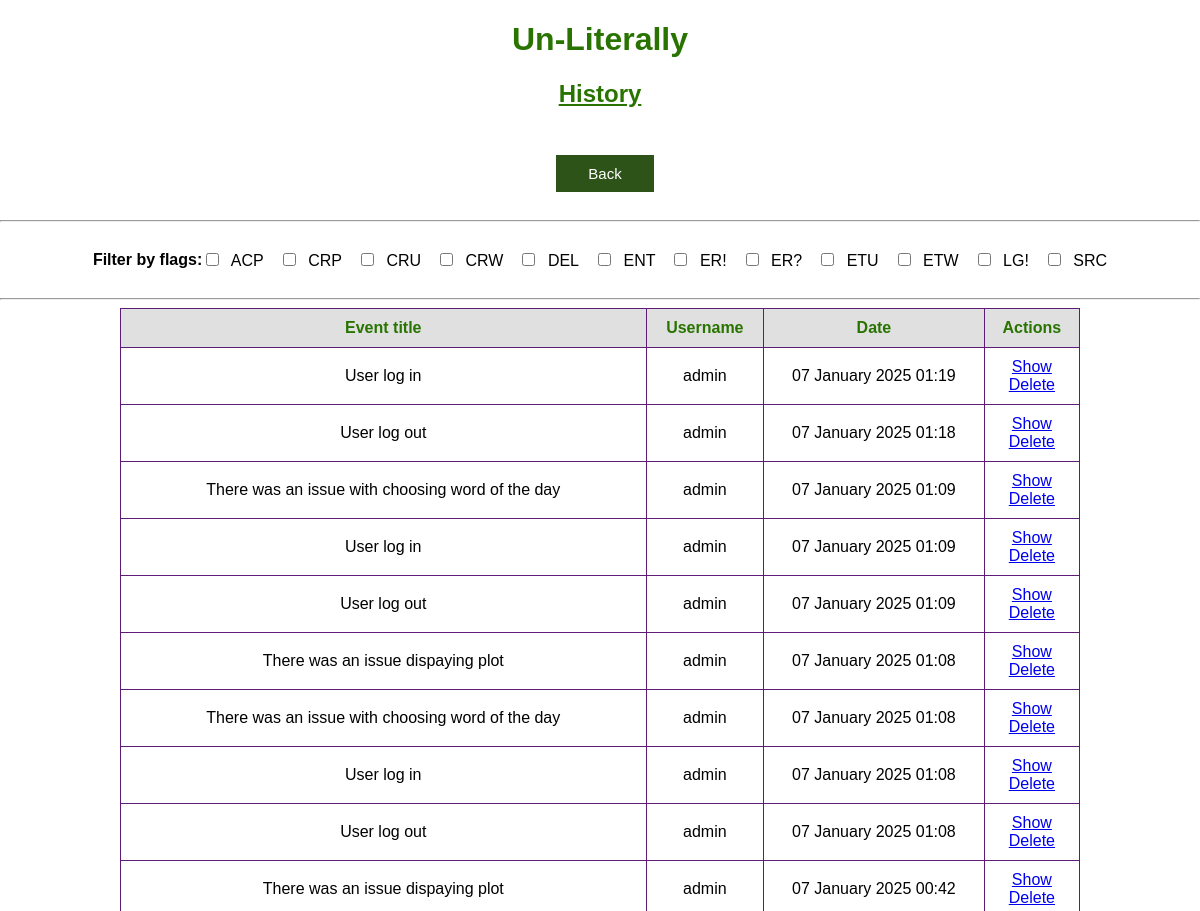
/history (signed in, upper part), run on an earlier commit of the app's database.
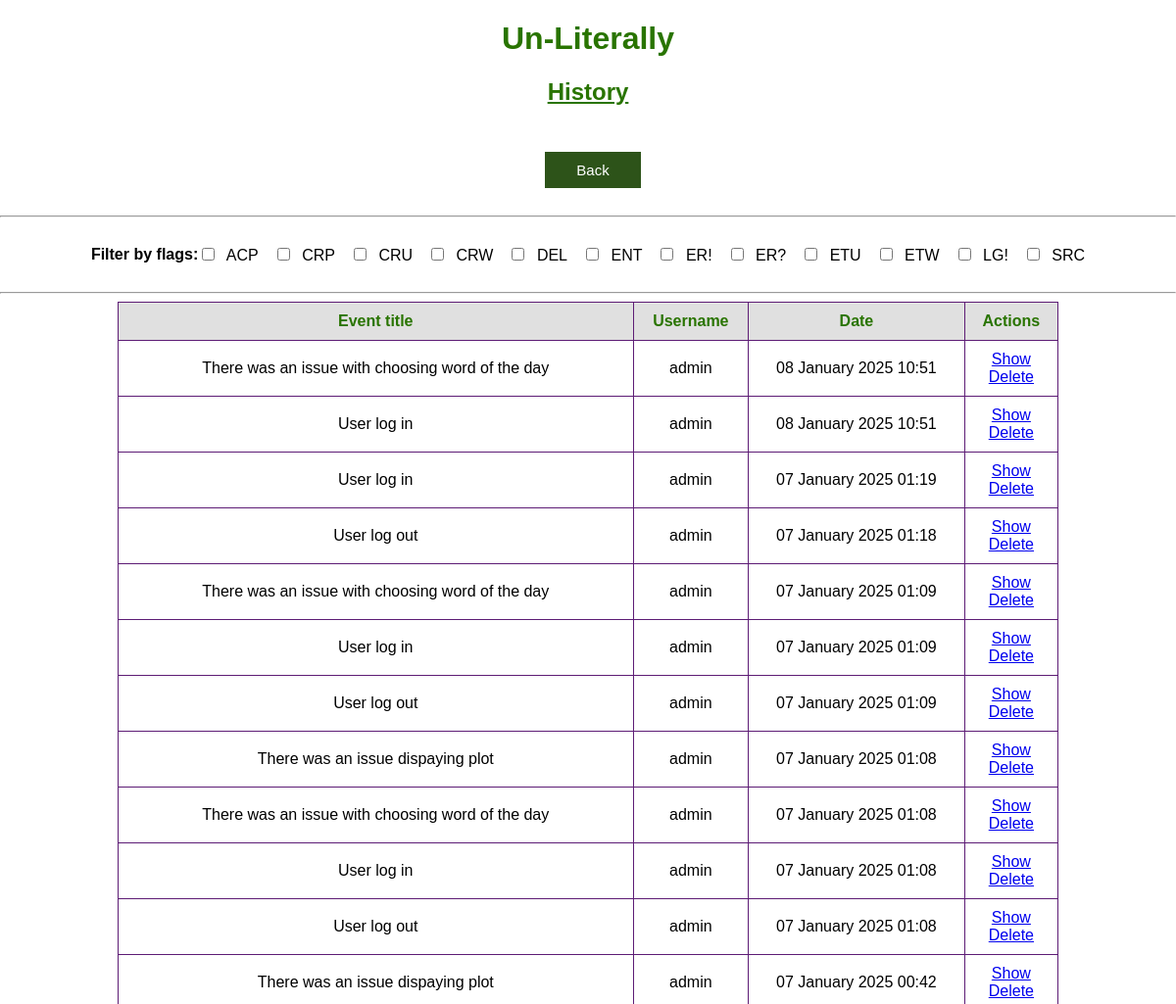
And on a later commit of the database.
### app.py (models this page shows)
class Flags(db.Model):
    id = db.Column(db.Integer, primary_key=True)
    name = db.Column(db.String(3), nullable=False)
    description = db.Column(db.String(5000), nullable=False)
    events = db.relationship('History', backref='flags')

class History(db.Model):
    id = db.Column(db.Integer, primary_key=True)
    flag = db.Column(db.String(3), db.ForeignKey('flags.name'))
    date = db.Column(db.DateTime, default=datetime.utcnow)
    title = db.Column(db.String(5000), nullable=False)
    description = db.Column(db.String(5000), nullable=True)
    user = db.Column(db.String(50), nullable=False)

### app.py (the view)
@app.route('/history', methods=['GET'])
@login_required
def history():
    if 1 == current_user.role_id:
            flags = Flags.query.order_by(Flags.name).all()
            print(flags)
            print(flags[0].name)
            print(flags[1])
            events = History.query.order_by(History.date.desc()).all()
            return render_template('history.html', events=events, flags=flags)
    else:
        title = 'permission to look into history'
        log_events(flag='ER!', title=f'No {title}', description=None)
        return render_template('error_page.html', message=f'You dont have {title}')

### app.py (called while the page is built)
@login_manager.user_loader
def load_user(user_id):
    return User.query.get(user_id)

### templates/history.html (shortened to what this page needs)
{% extends 'base.html' %}
{% block body %}
<div class="name">
    <h1 style="text-align: center; color: #297400; font-family: Arial; font-weight: bold;">Un-Literally</h1>
    <h2 style="text-align: center; color: #297400; text-decoration: underline; font-family: Arial; font-weight: bold;">History</h2>
</div>
<div>
    <div class="container_column">
        <button class="back_button" onclick="window.location='/menu'" style="margin-left: 10px;">Back</button>
    </div>
    <hr>
    <div class="container_row">
        <h4>Filter by flags:</h4>
        <div id="filter-checkboxes">
            {% for flag in flags %}
                <label class="filter-checkbox-label">
                    <input type="checkbox" class="filter-checkbox" data-flag="{{ flag.name }}"> {{ flag.name }}
                </label>
            {% endfor %}
        </div>
    </div>
    <hr>
    <div class="container_row">
        {% if events|length < 1 %}
            <h4 style="text-align: center;">There is no history saved</h4>
        {% else %}
            <table id="events-table">
                <tr>
                    <th>Event title</th>
                    <th>Username</th>
                    <th>Date</th>
                    <th>Actions</th>
                </tr>
                {% for event in events %}
                    <tr class="event-row" data-flags="{{ event.flag }}">
                        <td>{% if event.title|length > 150 %}
                            {{ event.title[:150] + ' ...' }}
                        {% else %}
                            {{ event.title }}
                        {% endif %}</td>
                        <td>{{ event.user }}</td>
                        <td>{{ event.date.strftime("%d %B %Y %H:%M") }}</td>
                        <td>
                            <a href="/show/event_{{event.id}}">Show</a>
                            <br>
                            <a href="/delete/event_{{event.id}}">Delete</a>
                        </td>
                    </tr>
                {% endfor %}
            </table>
        {% endif %}
    </div>
</div>
{% endblock %}

### templates/base.html (shortened to what this page needs)
<!DOCTYPE html>
<html lang="en">
    <head>
        <link rel="stylesheet" href="{{ url_for('static', filename='css/main.css') }}">
    </head>
    <body>
        {% block body %}{% endblock %}
    </body>
</html>

### static/css/main.css (style rules this page uses)
body, html { margin: 0; font-family: sans-serif; background-color: #FFFFFF; }
.name { margin: 0 auto; width: 400px; }
table { border-collapse: collapse; width: 80%; margin: auto; border: 1px solid #5d1c75; }
th, td { padding: 10px; text-align: center; border: 1px solid #5d1c75; }
th { background-color: #e0e0e0; color: #297400; }
.back_button { background-color: #2d5319; border: none; color: white; padding: 10px 32px; text-align: center; text-decoration: none; display: inline-block; font-size: 15px; margin: 7px 0px 0px 0px; cursor: pointer; }
.container_column { display: flex; flex-direction: column; align-items: center; padding: 20px; margin: auto; max-width: 1000px; width: 90%; box-sizing: border-box; }
.container_row { display: flex; justify-content: center; align-items: center; width: 100%; margin: auto; }
button { padding: 10px 20px; font-size: 16px; border: none; cursor: pointer; transition: background-color 0.3s; }
button, input[type="submit"] { padding: 15px 40px; font-size: 18px; border: none; cursor: pointer; transition: background-color 0.3s; }

### templates/history.html (style rules this page uses)
#filter-checkboxes { display: flex; flex-wrap: wrap; gap: 15px; justify-content: flex-start; }
.filter-checkbox-label { cursor: pointer; position: relative; }
.filter-checkbox { margin-right: 8px; }

What changed in the data, as far as the page shows it:
added History: title "There was an issue with choosing word of the day", user "admin", date "08 January 2025 10:51"
added History: title "User log in", user "admin", date "08 January 2025 10:51"
